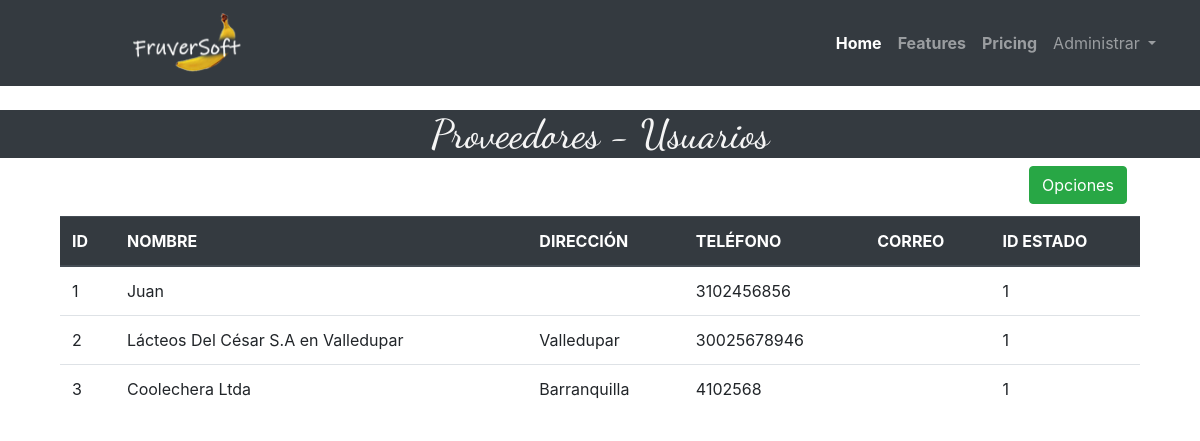
Page /Views/listarproveedores.php on the committed database.
### tables this page shows
CREATE TABLE `tblproveedores` (
  `proId` int(11) NOT NULL,
  `proNombre` varchar(45) NOT NULL,
  `proDireccion` varchar(45) DEFAULT NULL,
  `proTelefono` varchar(70) NOT NULL,
  `proCorreo` varchar(45) DEFAULT NULL,
  `tblestados_estId` int(11) NOT NULL
);

### Views/listarproveedores.php (the view, shortened to what this page needs)
<!doctype html>
<html lang="es">
  <head>
    <link rel="stylesheet" href="https://cdn.jsdelivr.net/npm/bootstrap@4.5.3/dist/css/bootstrap.min.css">
    <link rel="stylesheet" href="../Css/style.css">
  </head>
  <body>
  <header>
          <nav class="navbar navbar-expand-lg navbar-dark bg-dark">
            <a class="navbar-brand" href="../index.php" style="padding-left: 10%;"> <img src="../Img/logo_backend.png" alt="" width="130" height="60"></a>
            <div class="collapse navbar-collapse" id="navbarNav" style="padding-left: 47%">
              <ul class="navbar-nav ">
                <li class="nav-item active">
                  <a class="nav-link"  href="#"><b>Home</b> <span class="sr-only">(current)</span></a>
                </li>
                <li class="nav-item">
                  <a class="nav-link" href="#"><b>Features</b></a>
                </li>
                <li class="nav-item">
                  <a class="nav-link" href="#"><b>Pricing</b></a>
                </li>
                <li class="nav-item dropdown">
                  <a class="nav-link dropdown-toggle" href="#" id="navbarDropdown" role="button" data-toggle="dropdown" aria-haspopup="true" aria-expanded="false">
                    Administrar
                  </a>
                </li>
              </ul>
            </div>
          </nav>
    </header>
      <?php
          require ("../Models/datos_bd_2.php");
          $conexion = mysqli_connect ($host, $usuario, $pass, $nombre);
          $consulta = "SELECT proId, proNombre, proDireccion, proTelefono, proCorreo, tblestados_estId
          FROM tblproveedores
          ORDER BY proId;";
          $resultado = mysqli_query ($conexion, $consulta);
      ?>
    <section class="tabla_productos">
      <h1 class="stilepro" style="background-color:#343a40">Proveedores - Usuarios</h1>
      <a href="proveedores.php">
      <button type="sutmit" class="btn btn-success"  style="margin-bottom: 1%; margin-left: 85%">
        Opciones
      </button>
      </a>
      <table class="table">
          <thead class="thead-dark">
            <tr>
              <th scope="col">ID</th>
              <th scope="col">NOMBRE</th>
              <th scope="col">DIRECCIÓN</th>
              <th scope="col">TELÉFONO</th>
              <th scope="col">CORREO</th>
              <th scope="col">ID ESTADO</th>
            </tr>
          </thead>
          <Tbody>
          <?php
              while ($fila = mysqli_fetch_row ($resultado)){
                echo "<tr scope='row'><td>";
                echo $fila[0] . " ";
                echo "</td><td>";
                echo $fila[1] . " ";
                echo "</td><td>";
                echo $fila[2] . " ";
                echo "</td><td>";
                echo $fila[3] . " ";
                echo "</td><td>";
                echo "</td><td>";
                echo $fila[5] . " ";
                echo "</td>";
              }
          ?>
          </tr>
        </Tbody>
      </table>
    </section>
  </body>
</html>

### Css/style.css (style rules this page uses)
.stilepro { font-family: 'Dancing Script', cursive; color: whitesmoke; text-align: center; background-color: #00b347; }
.table { width:90%; margin: auto; }

### rows in the picture
tblproveedores: proId "1", proNombre "Juan", proTelefono "3102456856", tblestados_estId "1"
tblproveedores: proId "2", proNombre "Lácteos Del César S.A en Valledupar", proDireccion "Valledupar", proTelefono "30025678946", tblestados_estId "1"
tblproveedores: proId "3", proNombre "Coolechera Ltda", proDireccion "Barranquilla", proTelefono "4102568", tblestados_estId "1"
